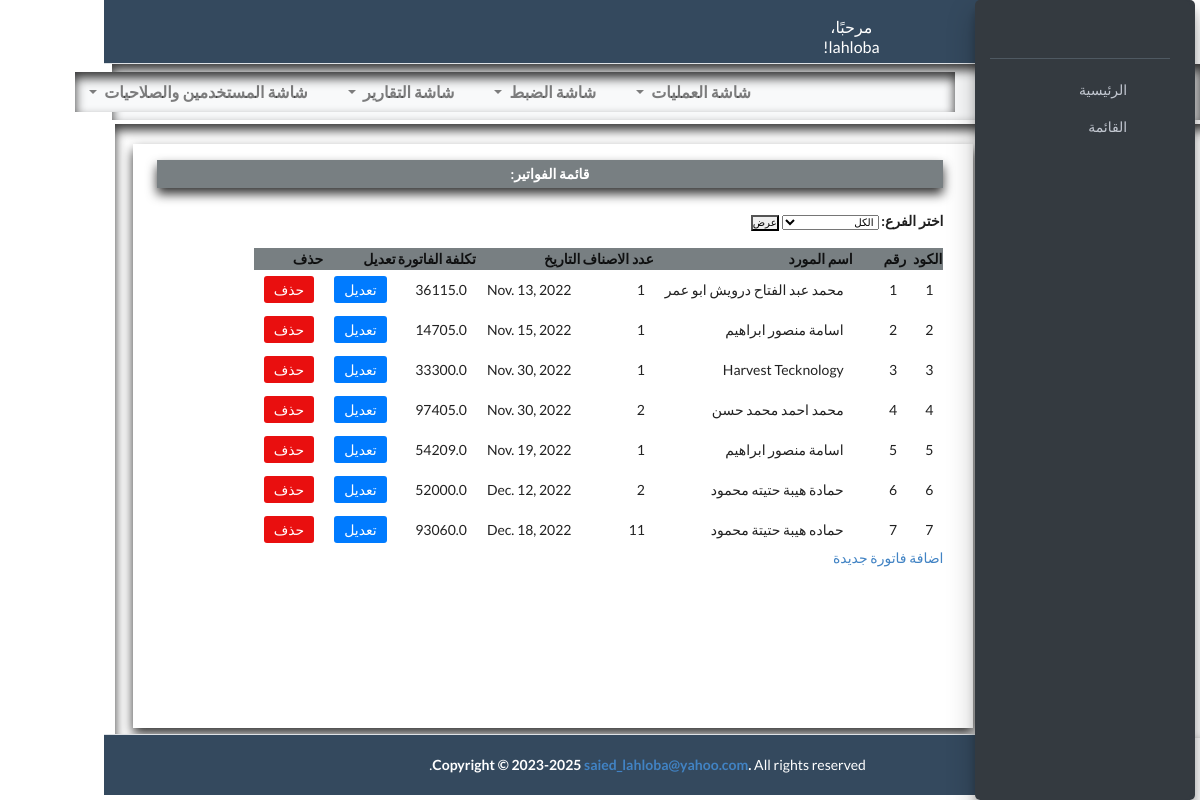
Screenshot of /invoice-list/ (signed in) with the database file from the repository.
### add_asset_invoice/models.py (models this page shows, shortened)
class AssetInvoice(models.Model):
    invoice_number = models.CharField(max_length=50, null=True, blank= True, verbose_name='رقم الفاتورة')
    invoice_date = models.DateField(default=timezone.now, null=True, blank= True, verbose_name='تاريخ الفاتورة')
    company_name = models.CharField(max_length=100, null=True, blank= True, verbose_name='اسم المورد')
    supplier_phone = models.CharField(max_length=20, null=True, blank= True, verbose_name='تليفون المورد')
    supplier_address = models.CharField(max_length=200, null=True, blank= True, verbose_name='عنوان المورد')
    total_price = models.FloatField(null=True, blank= True, verbose_name='اجمالي الاسعار')
    total_addition_tax = models.FloatField(null=True, blank= True, verbose_name='اجمالي ضريبة الاضافة')
    total_minus_tax = models.FloatField(null=True, blank= True, verbose_name='اجمالي ضريبة النقص')
    total_expences_cost = models.FloatField(null=True, blank= True, verbose_name='اجمالي المصروفات')
    total_invoice_cost = models.FloatField(null=True, blank= True, verbose_name='اجمالي الفاتورة')
    amount_paid = models.FloatField(null=True, blank= True, verbose_name='المدفوع ')
    remaining_balance = models.FloatField(null=True, blank= True, verbose_name='المتبقي ')
    branch_name = models.ForeignKey(Branch, on_delete=models.PROTECT, verbose_name='الفرع')
    invoice_image = models.ImageField(upload_to='invoice_images/', null=True, blank= True)
    invoice_pdf = models.FileField(upload_to='invoices/', null=True, blank= True)
    supplier_name = models.CharField(max_length=100, null=True, blank= True, verbose_name='اسم المحول الية')
    id_card_number = models.CharField(max_length=100, null=True, blank= True, verbose_name='رقم البطاقة الشخصية')
    commercial_record = models.CharField(max_length=100, null=True, blank= True, verbose_name='سجل تجاري')
    tax_card = models.CharField(max_length=100, null=True, blank= True, verbose_name='بطاقة ضريبية')
    bank_account_number_to = models.CharField(max_length=100, null=True, blank= True, verbose_name='رقم الحساب')
    bank_name_to = models.CharField(max_length=100, null=True, blank= True, verbose_name='اسم البنك')
    bank_account_number_from = models.CharField(max_length=100, null=True, blank= True, verbose_name='رقم الحساب')
    bank_name_from = models.CharField(max_length=100, null=True, blank= True, verbose_name='اسم البنك')
    @property
    def total_items(self):
        return AssetItems.objects.filter(invoice_number=self).aggregate(Count('asset_number'))['asset_number__count']

### add_asset_invoice/views.py (the view)
# urls.py: path('invoice-list/', HasPermission('screenViewInvoices')(views.AssetInvoiceList.as_view()), name='invoice-list'),
@method_decorator(login_required, name='dispatch')
class AssetInvoiceList(ListView):
    model = AssetInvoice
    template_name = 'add_asset_invoice/assetinvoice_list.html'
    def get_context_data(self, **kwargs):
        context = super().get_context_data(**kwargs)
        has_permission_invoices = self.request.user.userpermission_set.filter(permission="screenViewInvoices").exists()
        context['has_permission_invoices'] = has_permission_invoices
        user = self.request.user
        user_permissions = UserBranchPermission.objects.filter(user=user)
        user_branches = user_permissions.values_list('branch_id', flat=True)
        context['branches'] = Branch.objects.filter(id__in=user_branches)
        selected_branch = self.request.GET.get('branch')
        if selected_branch:
            selected_branch = int(selected_branch)
            if selected_branch in user_branches:
                context['selected_branch'] = selected_branch
                context['invoices'] = AssetInvoice.objects.filter(branch_name_id=selected_branch)
            else:
                return redirect('error-page')  # قم بتغيير 'error-page' إلى عنوان الصفحة التي تحتاج إلى توجيه المستخدم إليها
        else:
            context['selected_branch'] = None
            context['invoices'] = AssetInvoice.objects.filter(branch_name_id__in=user_branches)
        return context

### add_asset_invoice/context_processors.py (called while the page is built)
def user_info(request):
    user_info = {}
    if request.user.is_authenticated:
        user_info['username'] = request.user.username
    return {'user_info': user_info}

### templates/add_asset_invoice/assetinvoice_list.html (shortened to what this page needs)
{% extends "base.html" %}
{% block content %}
<div class="main container container-all ">
    <div style="direction: rtl;" class="col-12  container_invoice content-wrapper">
        <div  class="content ">
            <h5 class="adress_name">قائمة الفواتير: </h5>
            <form method="GET">
                <label for="branch">اختر الفرع:</label>
                <select id="branch" name="branch">
                    <option value="">الكل</option>
                </select>
                <button type="submit">عرض</button>
            </form>
            <div  class="">
                <table class=" table-items">
                    <tr>
                        <th>الكود</th>
                        <th>رقم</th>
                        <th>اسم المورد</th>
                        <th>عدد الاصناف</th>
                        <th>التاريخ</th>
                        <th>تكلفة الفاتورة</th>
                        <th>تعديل</th>
                        <th>حذف</th>
                    </tr>
                    {% for invoice in invoices %}
                    <tr>
                            <td><span>{{ invoice.pk }} </span></td>
                            <td><span>{{ invoice.invoice_number }} </span></td>
                            <td><span>{{ invoice.supplier_name }}</span></td>
                            <td><span>{{ invoice.total_items }}</span></td>
                            <td><span>{{ invoice.invoice_date }}</span></td>
                            <td><span>{{ invoice.total_price }}</span></td>
                            <td><a class="coll-1 edit" href="{% url 'invoice-update' invoice.pk %}">تعديل</a></td>
                            <td><a class="coll-2 delete" href="{% url 'invoice-delete' invoice.pk %}">حذف</a></td>
                    </tr>
                    {% empty %}
                    <li>No profile yet.</li>
                    {% endfor %}
                </table>
            </div>
            <p>
                <a href="{% url 'invoice-add' %}">اضافة فاتورة جديدة</a>
            </p>
        </div>
    </div>
</div>
{% endblock %}

### templates/base.html (shortened to what this page needs)
{% load static %}
<!DOCTYPE html>
<html  lang="ar">
<head>
    <link rel="stylesheet" href="{% static 'plugins/fontawesome-free/css/all.min.css' %}">
    <link rel="stylesheet" href="{% static 'dist/css/adminlte_ar.min.css' %}">
    <link rel="stylesheet" href="{% static 'css/style.css' %}">
  <link href="https://cdnjs.cloudflare.com/ajax/libs/semantic-ui/2.4.1/semantic.min.css" rel="stylesheet" />
  </head>
  <body dir="rtl" class="hold-transition sidebar-mini">
{% include 'parts/nav.html' %}
{% include 'parts/toolbar.html' %}
{% block content %}
{% endblock %}
{% include 'parts/footer.html' %}
</body>

### templates/parts/nav.html
<nav class="header main-header navbar navbar-expand navbar-white navbar-light">
  <ul class="navbar-nav">
      <li class="nav-item">
          <a class="nav-link" data-widget="pushmenu" href="#"><i class="fas fa-bars"></i></a>
      </li>
      <li class="nav-item d-none d-sm-inline-block">
          {% if user_info.username %}
              <a href="{% url 'index' %}" class="header nav-link"><span>مرحبًا، {{ user_info.username }}!</span></a>
          {% endif %}
      </li>
  </ul>
</nav>

### templates/parts/toolbar.html (shortened to what this page needs)
<div class="toolbar">
  <nav class="navbar navbar-expand navbar-light bg-light">
    <ul class="navbar-nav">
      <li class="nav-item dropdown">
        <a href="#" class="nav-link dropdown-toggle" data-toggle="dropdown">
          شاشة العمليات
        </a>
      </li>
      <li class="nav-item dropdown">
        <a href="#" class="nav-link dropdown-toggle" data-toggle="dropdown">
          شاشة الضبط
        </a>
      </li>
      <li class="nav-item dropdown">
        <a href="#" class="nav-link dropdown-toggle" data-toggle="dropdown">
          شاشة التقارير
        </a>
      </li>
      <li class="nav-item dropdown">
        <a href="#" class="nav-link dropdown-toggle" data-toggle="dropdown">
          شاشة المستخدمين والصلاحيات
        </a>
      </li>
    </ul>
  </nav>
</div>

### templates/parts/sidbar.html (shortened to what this page needs)
  <aside style="position: fixed;" class="sidebar main-sidebar sidebar-dark-primary elevation-4">
    <a href="#" class="brand-link">
      <span class="brand-text font-weight-light">NOUVIL</span>
    </a>
    <div class="sidebar main-sidebar">
      <div class="user-panel mt-3 pb-3 mb-3 d-flex">
        <div class="image">
        </div>
        <div class="info">
        </div>
      </div>
      <nav class="mt-2">
        <ul class="nav nav-pills nav-sidebar flex-column" data-widget="treeview" role="menu" data-accordion="false">
          <li class="nav-item">
            <a href="{% url 'index' %}" class="nav-link">
              <i class="nav-icon fas fa-th"></i>
              <p>الرئيسية</p>
            </a>
          </li>
          <li class="nav-item has-treeview">
            <a href="#" class="nav-link">
              <i class="nav-icon fas fa-copy"></i>
              <p>
                القائمة
                <i class="fas fa-angle-left right"></i>
              </p>
            </a>
          </li>
        </ul>
      </nav>
    </div>
  </aside>

### templates/parts/footer.html
      <footer class="main-footer">
        <strong>Copyright &copy; 2023-2025 <a href="https://www.facebook.com/abdelrahman.g.nofal">saied_lahloba@yahoo.com</a>.</strong>
        All rights reserved.
        <div class="float-right d-none d-sm-inline-block">
            <a target="_blank" class="text-danger" href="https://www.youtube.com/channel/UCbQh1yxBPVhyjB-G_blFFEQ"><i class="fab fa-lg fa-youtube"></i></a>
            <a target="_blank" href="https://www.facebook.com/abdelrahman.g.nofal"><i class="fab fa-lg ml-1 fa-facebook"></i></a>
            <a target="_blank" class="text-warning" href="https://www.instagram.com/abdelrahman_noufal/"><i class="fab fa-lg ml-1 fa-instagram"></i></a>
        </div>
      </footer>

### asset_management_system/static/css/style.css (style rules this page uses)
button, input { overflow: visible; max-width: 150px; max-height: 25px; margin: 0; padding: 0; }
button, input, optgroup, select, textarea { font-family: sans-serif !important; font-size: 73% !important; line-height: 1.15; margin: 0; }
.main-footer { position: relative; z-index: 0 !important; background-color: #34495e; color: #fff; padding: 20px; text-align: center; width: 86%; margin-right: 226px !important; }
.sidebar { width: 220px; height: 100% !important; background-color: #343a40; padding: 20px; border-radius: 5px; font-family: 'Segoe UI', Tahoma, Geneva, Verdana, sans-serif; font-size: 14px; color: #fff; position: fixed; top: 150px; right: 5px; }
.sidebar ul { margin: 0; padding: 0; list-style: none; }
.sidebar li { margin-bottom: 10px; }
.sidebar a { color: #dee2e6; text-decoration: none; transition: color 0.3s; }
th { position: sticky; top: 0; background-color: hsl(200, 4%, 49%); z-index: 1; }
.main-header .nav-link { height: 3.5rem; position: relative; }
.main-header { margin-right: 226px !important; }
table td, table th { white-space: wrap; }
table { width: 100%; border-collapse: collapse; display: table-cell; }
.container { display: inline-flex; position: relative; right: -64px; background-color: #fff; box-shadow: 0 0 5px rgba(0, 0, 0, 0.1); width: 100%; margin: 0 auto; padding: 20px; max-width: none; width: 94vw; box-shadow: inset 0px 6px 11px 0px rgba(0, 0, 0, 0.8); }
.adress_name { display: inline-block; width: 98%; background-color: hsl(200, 4%, 49%); color: #fff; margin-bottom: 3px; text-align: center; font-weight: bold; padding: 5px; margin-top: 16px !important; box-shadow: 0px 6px 11px 0px rgba(0, 0, 0, 0.8); }
.header { background-color: #34495e; color: #fff !important; text-align: center; padding-right: 10px; width: 86%; }
.container_invoice { direction: rtl; }
ul { margin: 0; padding: 0; list-style: none; }
.edit, .delete { text-decoration: none; padding: 5px 10px; background-color: #007bff; color: #fff; border-radius: 3px; }
.delete { background-color: #e90f0f; }
p { margin-top: 10px; }
a { color: #007bff; text-decoration: none; }
form { margin-top: 20px; }
p { margin-bottom: 20px; }
.toolbar { background-color: #f8f9fa; padding: 8px 245px; box-shadow: 0 2px 4px rgba(0, 0, 0, 0.1); width: 90.70vw; box-shadow: 0px 6px 11px 0px rgba(0, 0, 0, 0.8); box-shadow: inset 0px 6px 11px 0px rgba(0, 0, 0, 0.8); }
.toolbar .navbar { padding: 0; margin: 0; width: fit-content; box-shadow: inset 0px 6px 11px 0px rgba(0, 0, 0, 0.8); }
.toolbar .navbar-nav .nav-item { margin-right: 12px; }
.toolbar .nav-link { color: #343a40; font-weight: bold; }
.table-items { width: 98%; border-collapse: collapse; display: table; margin-top: 10px; max-height: 25vw; display: flex; overflow: scroll; }
.table-items td { padding: 10px; }
.navbar-nav .nav-link { font-size: 16px; color: #333; padding: 10px 20px; transition: background-color 0.2s, color 0.2s; }
.container-all { position: relative; top: 4px; padding-bottom: 10px; max-width: none; width: 94vw; box-shadow: inset 0px 6px 11px 0px rgba(0, 0, 0, 0.8); }
.content-wrapper { padding: 3rem; }
.content-wrapper { padding: 0; margin: 0; padding-right: 23px; width: 80vw !important; height: 73vh !important; max-width: 70vw; min-height: 50% !important; background-color: #fff; box-shadow: 0 0 5px rgba(0, 0, 0, 0.1); box-shadow: 0px 6px 11px 0px rgba(0, 0, 0, 0.8); }
.navbar-expand .navbar-nav { margin-right: 178px; }
body:not(.sidebar-mini-md) .main-footer, body:not(.sidebar-mini-md) .main-header { margin-right: 4.6rem!important; }

### rows the page displays
AssetInvoice: pk "1", invoice_number "1", supplier_name "محمد عبد الفتاح درويش ابو عمر", total_items "1", invoice_date "Nov. 13, 2022", total_price "36115.0"
AssetInvoice: pk "2", invoice_number "2", supplier_name "اسامة منصور ابراهيم", total_items "1", invoice_date "Nov. 15, 2022", total_price "14705.0"
AssetInvoice: pk "3", invoice_number "3", supplier_name "Harvest Tecknology", total_items "1", invoice_date "Nov. 30, 2022", total_price "33300.0"
AssetInvoice: pk "4", invoice_number "4", supplier_name "محمد احمد محمد حسن", total_items "2", invoice_date "Nov. 30, 2022", total_price "97405.0"
AssetInvoice: pk "5", invoice_number "5", supplier_name "اسامة منصور ابراهيم", total_items "1", invoice_date "Nov. 19, 2022", total_price "54209.0"
AssetInvoice: pk "6", invoice_number "6", supplier_name "حمادة هيبة حتيته محمود", total_items "2", invoice_date "Dec. 12, 2022", total_price "52000.0"
AssetInvoice: pk "7", invoice_number "7", supplier_name "حماده هيبة حتيتة محمود", total_items "11", invoice_date "Dec. 18, 2022", total_price "93060.0"

### other values shown
{{ user_info.username }} "lahloba"
